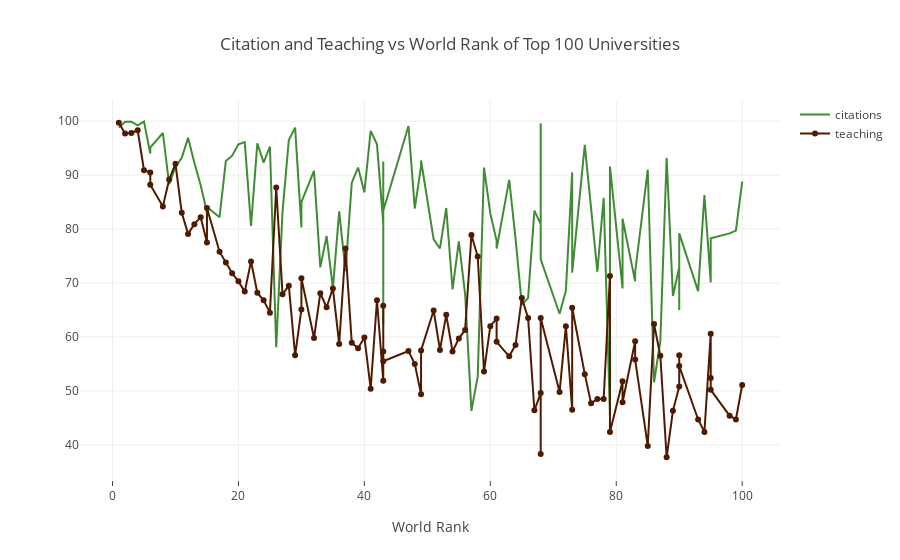

Notebook code cell kept with this figure:
### Markdown cell above
## Line Charts

### Code cell
# prepare data frame
df = timesData.iloc[:100,:]

# import graph objects as "go"
import plotly.graph_objs as go

# Creating trace1
trace1 = go.Scatter(
                    x = df.world_rank,
                    y = df.citations,
                    mode = "lines",
                    name = "citations",
                    marker = dict(color = 'rgba(16, 112, 2, 0.8)'),
                    text= df.university_name)
# Creating trace2
trace2 = go.Scatter(
                    x = df.world_rank,
                    y = df.teaching,
                    mode = "lines+markers",
                    name = "teaching",
                    marker = dict(color = 'rgba(80, 26, 0, 60)'),
                    text= df.university_name)
data = [trace1, trace2]
layout = dict(title = 'Citation and Teaching vs World Rank of Top 100 Universities',
              xaxis= dict(title= 'World Rank',ticklen= 5,zeroline= False)
             )
fig = dict(data = data, layout = layout)
iplot(fig)

### Figure 1 — Plotly figure (JSON) as saved in the notebook; plotly's stock layout.template omitted (floating-point values rounded to 4 significant figures)
{"data": [{"marker": {"color": "rgba(16, 112, 2, 0.8)"}, "mode": "lines", "name": "citations", "text": ["Harvard University", "California Institute of Technology", "Massachusetts Institute of Technology", "Stanford University", "Princeton University", "University of Cambridge", "University of Oxford", "University of California, Berkeley", "Imperial College London", "Yale University", "University of California, Los Angeles", "University of Chicago", "Johns Hopkins University", "Cornell University", "ETH Zurich – Swiss Federal Institute of Technology Zurich", "University of Michigan", "University of Toronto", "Columbia University", "University of Pennsylvania", "Carnegie Mellon University", "University of Hong Kong", "University College London", "University of Washington", "Duke University", "Northwestern University", "University of Tokyo", "Georgia Institute of Technology", "Pohang University of Science and Technology", "University of California, Santa Barbara", "University of British Columbia", "University of North Carolina at Chapel Hill", "University of California, San Diego", "University of Illinois at Urbana-Champaign", "National University of Singapore", "McGill University", "University of Melbourne", "Peking University", "Washington University in St Louis", "École Polytechnique", "University of Edinburgh", "Hong Kong University of Science and Technology", "École Normale Supérieure", "Australian National University", "Karolinska Institute", "University of Göttingen", "University of Wisconsin", "Rice University", "École Polytechnique Fédérale de Lausanne", "University of California, Irvine", "University of Science and Technology of China", "Vanderbilt University", "University of Minnesota", "Tufts University", "University of California, Davis", "Brown University", "University of Massachusetts", "Kyoto University", "Tsinghua University", "Boston University", "New York University", "Emory University", "LMU Munich", "University of Notre Dame", "University of Pittsburgh", "Case Western Reserve University", "Ohio State University", "University of Colorado Boulder", "University of Bristol", "University of California, Santa Cruz", "Yeshiva University", "University of Sydney", "University of Virginia", "University of Adelaide", "University of Southern California", "William & Mary", "Trinity College Dublin", "King’s College London", "Stony Brook University", "Korea Advanced Institute of Science and Technology (KAIST)", "University of Sussex", "The University of Queensland", "University of York", "Heidelberg University", "University of Utah", "Durham University", "London School of Economics and Political Science", "University of Manchester", "Royal Holloway, University of London", "Lund University", "University of Southampton", "University of Zurich", "Wake Forest University", "McMaster University", "University College Dublin", "George Washington University", "University of Arizona", "University of Basel", "University of Maryland, College Park", "Dartmouth College", "École Normale Supérieure de Lyon"], "type": "scatter", "uid": "2f68b168-1c2c-4891-99fc-5e60910c8114", "x": ["1", "2", "3", "4", "5", "6", "6", "8", "9", "10", "11", "12", "13", "14", "15", "15", "17", "18", "19", "20", "21", "22", "23", "24", "25", "26", "27", "28", "29", "30", "30", "32", "33", "34", "35", "36", "37", "38", "39", "40", "41", "42", "43", "43", "43", "43", "47", "48", "49", "49", "51", "52", "53", "54", "55", "56", "57", "58", "59", "60", "61", "61", "63", "64", "65", "66", "67", "68", "68", "68", "71", "72", "73", "73", "75", "76", "77", "78", "79", "79", "81", "81", "83", "83", "85", "86", "87", "88", "89", "90", "90", "90", "93", "94", "95", "95", "95", "98", "99", "100"], "y": [98.8, 99.9, 99.9, 99.2, 99.9, 94, 95.1, 97.8, 88.3, 91.5, 93.2, 96.9, 92.3, 88.1, 83.1, 84.1, 82.2, 92.6, 93.6, 95.7, 96.1, 80.6, 95.9, 92.3, 95.3, 58.1, 83.2, 96.5, 98.8, 80.3, 85, 90.8, 72.9, 78.7, 69, 83.3, 72.2, 88.6, 91.4, 86.8, 98.2, 95.7, 81, 62.3, 92.5, 83.4, 99.1, 83.8, 91.6, 92.7, 78.1, 76.4, 83.9, 68.8, 77.7, 67.9, 46.3, 52.7, 91.4, 82.9, 77.8, 76.4, 89.1, 78.3, 66, 67.2, 83.4, 80.9, 99.6, 74.4, 64.3, 68.6, 90.5, 71.9, 95.6, 84.4, 72.1, 85.8, 45.5, 91.6, 69, 81.9, 70.3, 72, 91, 51.6, 59.2, 93.2, 67.6, 72.9, 65, 79.2, 68.5, 86.3, 70.2, 70.1, 78.3, 79.2, 79.7, 88.8]}, {"marker": {"color": "rgba(80, 26, 0, 60)"}, "mode": "lines+markers", "name": "teaching", "text": ["Harvard University", "California Institute of Technology", "Massachusetts Institute of Technology", "Stanford University", "Princeton University", "University of Cambridge", "University of Oxford", "University of California, Berkeley", "Imperial College London", "Yale University", "University of California, Los Angeles", "University of Chicago", "Johns Hopkins University", "Cornell University", "ETH Zurich – Swiss Federal Institute of Technology Zurich", "University of Michigan", "University of Toronto", "Columbia University", "University of Pennsylvania", "Carnegie Mellon University", "University of Hong Kong", "University College London", "University of Washington", "Duke University", "Northwestern University", "University of Tokyo", "Georgia Institute of Technology", "Pohang University of Science and Technology", "University of California, Santa Barbara", "University of British Columbia", "University of North Carolina at Chapel Hill", "University of California, San Diego", "University of Illinois at Urbana-Champaign", "National University of Singapore", "McGill University", "University of Melbourne", "Peking University", "Washington University in St Louis", "École Polytechnique", "University of Edinburgh", "Hong Kong University of Science and Technology", "École Normale Supérieure", "Australian National University", "Karolinska Institute", "University of Göttingen", "University of Wisconsin", "Rice University", "École Polytechnique Fédérale de Lausanne", "University of California, Irvine", "University of Science and Technology of China", "Vanderbilt University", "University of Minnesota", "Tufts University", "University of California, Davis", "Brown University", "University of Massachusetts", "Kyoto University", "Tsinghua University", "Boston University", "New York University", "Emory University", "LMU Munich", "University of Notre Dame", "University of Pittsburgh", "Case Western Reserve University", "Ohio State University", "University of Colorado Boulder", "University of Bristol", "University of California, Santa Cruz", "Yeshiva University", "University of Sydney", "University of Virginia", "University of Adelaide", "University of Southern California", "William & Mary", "Trinity College Dublin", "King’s College London", "Stony Brook University", "Korea Advanced Institute of Science and Technology (KAIST)", "University of Sussex", "The University of Queensland", "University of York", "Heidelberg University", "University of Utah", "Durham University", "London School of Economics and Political Science", "University of Manchester", "Royal Holloway, University of London", "Lund University", "University of Southampton", "University of Zurich", "Wake Forest University", "McMaster University", "University College Dublin", "George Washington University", "University of Arizona", "University of Basel", "University of Maryland, College Park", "Dartmouth College", "École Normale Supérieure de Lyon"], "type": "scatter", "uid": "b90e075d-bf66-4d5f-b5b8-ae9d680d34dc", "x": ["1", "2", "3", "4", "5", "6", "6", "8", "9", "10", "11", "12", "13", "14", "15", "15", "17", "18", "19", "20", "21", "22", "23", "24", "25", "26", "27", "28", "29", "30", "30", "32", "33", "34", "35", "36", "37", "38", "39", "40", "41", "42", "43", "43", "43", "43", "47", "48", "49", "49", "51", "52", "53", "54", "55", "56", "57", "58", "59", "60", "61", "61", "63", "64", "65", "66", "67", "68", "68", "68", "71", "72", "73", "73", "75", "76", "77", "78", "79", "79", "81", "81", "83", "83", "85", "86", "87", "88", "89", "90", "90", "90", "93", "94", "95", "95", "95", "98", "99", "100"], "y": [99.7, 97.7, 97.8, 98.3, 90.9, 90.5, 88.2, 84.2, 89.2, 92.1, 83, 79.1, 80.9, 82.2, 77.5, 83.9, 75.8, 73.8, 71.8, 70.3, 68.4, 74, 68.2, 66.8, 64.5, 87.7, 67.9, 69.5, 56.6, 65.1, 70.9, 59.8, 68.1, 65.5, 69, 58.7, 76.4, 58.9, 57.9, 59.9, 50.4, 66.8, 51.9, 65.8, 57.3, 55.5, 57.4, 55, 49.4, 57.5, 64.9, 57.6, 64.1, 57.3, 59.7, 61.3, 78.9, 74.9, 53.6, 62, 63.4, 59.1, 56.4, 58.5, 67.2, 63.5, 46.4, 49.6, 38.3, 63.5, 49.8, 62, 46.5, 65.4, 53.1, 47.7, 48.5, 48.5, 71.3, 42.4, 51.8, 47.9, 59.2, 55.8, 39.8, 62.4, 56.5, 37.7, 46.3, 50.8, 56.6, 54.6, 44.7, 42.4, 60.6, 52.4, 50.2, 45.4, 44.7, 51.1]}], "layout": {"title": {"text": "Citation and Teaching vs World Rank of Top 100 Universities"}, "xaxis": {"ticklen": 5, "title": {"text": "World Rank"}, "zeroline": false}}}
